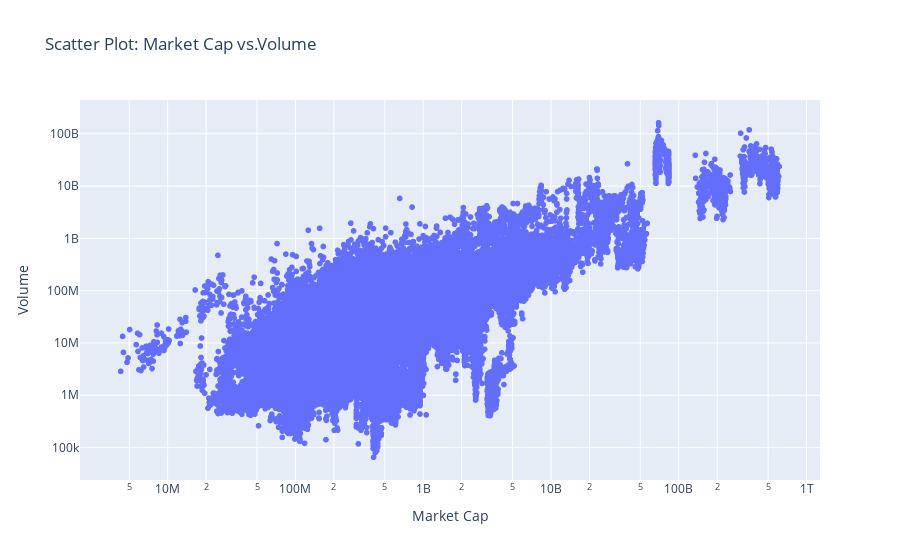

The code cell stored with this chart in its notebook:
### Code cell
# Using history table
fig = px.scatter(history, x="market_cap", 
                 y="volume",
                 labels={"market_cap": "Market Cap", "volume": "Volume"},
                 title="Scatter Plot: Market Cap vs.Volume"
                 )

# Use logarithmic scale for x-axis and y-axis
fig.update_xaxes(type="log")
fig.update_yaxes(type="log")

fig.show()

### Figure 1 — Plotly figure (JSON) as saved in the notebook; plotly's stock layout.template omitted (floating-point values rounded to 4 significant figures; data arrays with more than 128 entries replaced by an {"elided": "..."} marker saying what was removed)
{"data": [{"hovertemplate": "Market Cap=%{x}<br>Volume=%{y}<extra></extra>", "legendgroup": "", "marker": {"color": "#636efa", "symbol": "circle"}, "mode": "markers", "name": "", "showlegend": false, "type": "scattergl", "x": {"elided": "63836 float values"}, "xaxis": "x", "y": {"elided": "63836 float values"}, "yaxis": "y"}], "layout": {"legend": {"tracegroupgap": 0}, "title": {"text": "Scatter Plot: Market Cap vs.Volume"}, "xaxis": {"anchor": "y", "domain": [0, 1], "title": {"text": "Market Cap"}, "type": "log"}, "yaxis": {"anchor": "x", "domain": [0, 1], "title": {"text": "Volume"}, "type": "log"}}}
